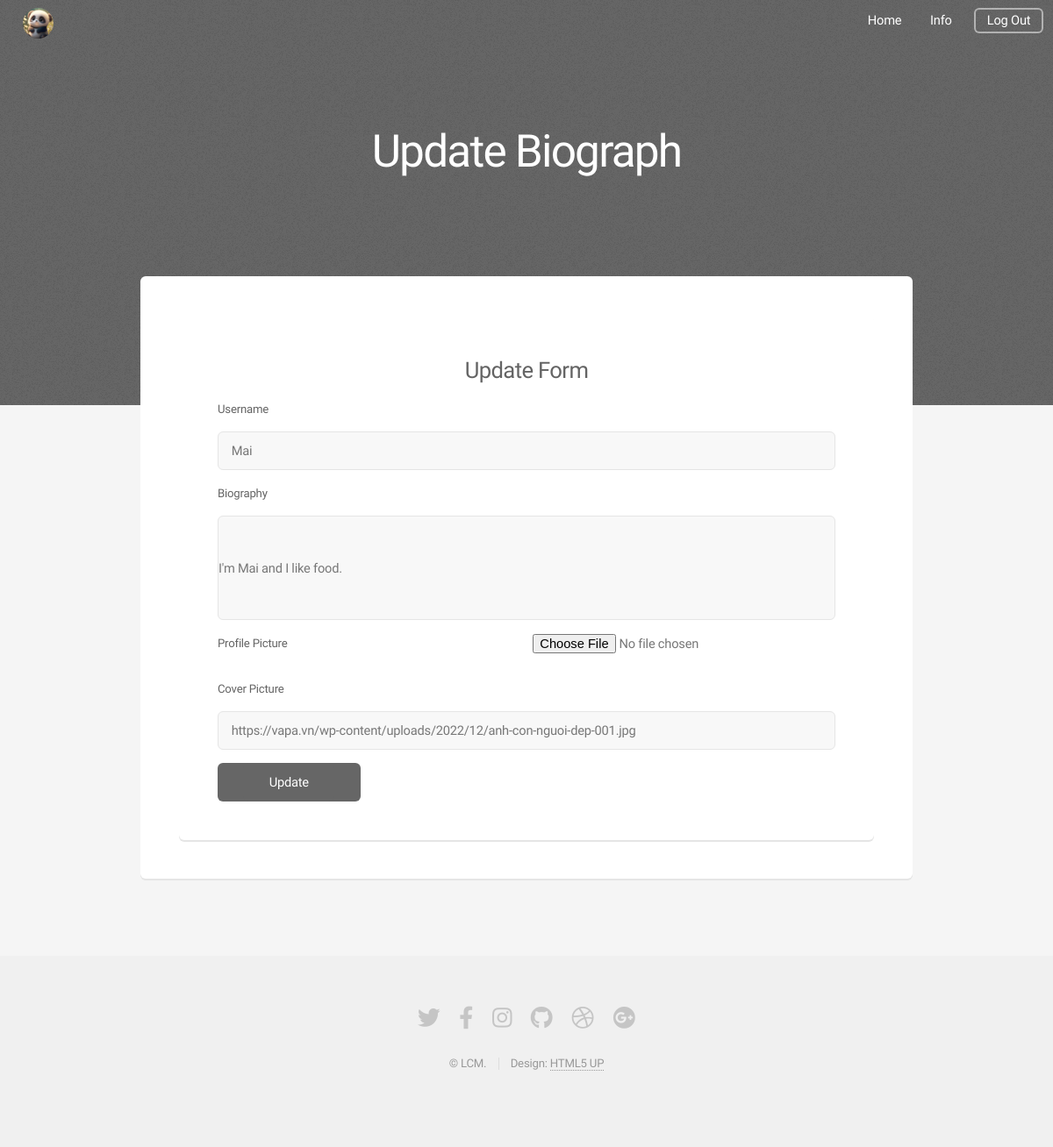
The app's page /account/update (signed in) with its own data.
### blog/model.py (models this page shows, shortened)
class User(db.Model, UserMixin):
    id = db.Column(db.Integer, primary_key=True)
    email = db.Column(db.String(100), unique=True, nullable=False)
    username = db.Column(db.String(100), nullable=False)
    password = db.Column(db.String(100), nullable=False)
    bio = db.Column(db.String(250), default=None)
    avatar = db.Column(db.String(20), default="..\static\default_avatar.png")
    image_cover = db.Column(db.String(20), default="..\static\default_image_cover.jpg")
    rank_id = db.Column(db.Integer, default=2) # except admin, rank_id=1
    user_rela = db.relationship('State', backref=db.backref('user', lazy=True))

### blog/route.py (the view, shortened to what this page needs)
@app.route('/account/update', methods=['GET', 'POST'])
@login_required
def update_account():
    form = UpdateAccountForm(
        username=current_user.username,
        bio=current_user.bio,
        image_cover=current_user.image_cover
    )
    return render_template('update_account.html', form=form)

### blog/form.py (shortened to what this page needs)
class UpdateAccountForm(FlaskForm):
    username = StringField('Username', validators=[DataRequired(), Length(min=2, max=20)])
    bio = StringField('Biography')
    avatar = FileField('Profile Picture', validators=[FileAllowed(['jpg', 'png', 'jpeg'])])
    image_cover = StringField('Cover Picture')
    submit = SubmitField('Update')

### blog/model.py (called while the page is built)
@login_manager.user_loader
def load_user(user_id):
     return User.query.get(int(user_id))

### blog/templates/update_account.html (shortened to what this page needs)
<!DOCTYPE HTML>
<html>
	<head>
		<link rel="stylesheet" href="../static/assets/css/main.css" />
	</head>
	<body class="landing is-preload">
		<div id="page-wrapper">
            <header id="header" class="alt">
                <nav style="top: 0.5em; left: 0.75em; right: auto;">
                    <ul>
                        <li><a><img src="{{ current_user.avatar }}" class="avatar"></a></li>
                    </ul>
                </nav>
                <nav id="nav">
                    <ul>
                        <li><a href="{{ url_for('home') }}">Home</a></li>
                        {% if current_user.rank_id == 1: %}
                        <li><a href="{{ url_for('admin') }}" class="icon solid">Info</a></li>
                        {% else: %}
                        <li><a href="{{ url_for('account') }}" class="icon solid">Info</a></li>
                        {% endif %}
                        <li><a href="{{ url_for('logout') }}" class="button">Log Out</a></li>
                    </ul>
                </nav>
            </header>
            <section id="banner" style="background-image: url('../static/assets/css/images/overlay.png'),url('../static/images/banner.png');">
                <h2><b style="color: white;">Update Biograph</b></h2>
            </section>
            <section id="main" class="container">
                <section class="box special">
                    <section class="box">
                        <h3>Update Form</h3>
                        <form method="post" action="#" enctype="multipart/form-data">
                            <div class="row gtr-uniform gtr-50">
                            <div class="col-12 col-12-mobilep">
                                <p>{{ form.username.label }}</p>
                                {{ form.username }}
                            </div>
                            <div class="col-12 col-12-mobilep">
                                <p>{{ form.bio.label }}</p>
                                {{ form.bio }}
                            </div>
                            <div class="col-6 col-6-mobilep">
                                <p>{{ form.avatar.label }}</p>
                            </div>
                            <div class="col-6 col-6-mobilep">
                                <p>{{ form.avatar }}</p>
                            </div>
                            <div class="col-12 col-12-mobilep">
                                <p>{{ form.image_cover.label }}</p>
                                {{ form.image_cover }}
                            </div>
                            <div class="col-12" style="margin: 0 0 0 0">
								<ul class="actions">
									<li><a class="button special">{{ form.submit }}</a></li>
								</ul>
							</div>
                            </div>
                        </form>
                    </section>
                </section>
            </section>
            <footer id="footer">
                <ul class="icons">
                    <li><a href="#" class="icon brands fa-twitter"><span class="label">Twitter</span></a></li>
                    <li><a href="#" class="icon brands fa-facebook-f"><span class="label">Facebook</span></a></li>
                    <li><a href="#" class="icon brands fa-instagram"><span class="label">Instagram</span></a></li>
                    <li><a href="#" class="icon brands fa-github"><span class="label">Github</span></a></li>
                    <li><a href="#" class="icon brands fa-dribbble"><span class="label">Dribbble</span></a></li>
                    <li><a href="#" class="icon brands fa-google-plus"><span class="label">Google+</span></a></li>
                </ul>
                <ul class="copyright">
                    <li>&copy; LCM.</li><li>Design: <a href="http://html5up.net">HTML5 UP</a></li>
                </ul>
            </footer>
		</div>
	</body>
</html>

### records on screen
User: username "Mai", bio "I'm Mai and I like food.", image_cover "https://vapa.vn/wp-content/uploads/2022/12/anh-con-nguoi-dep-001.jpg"
